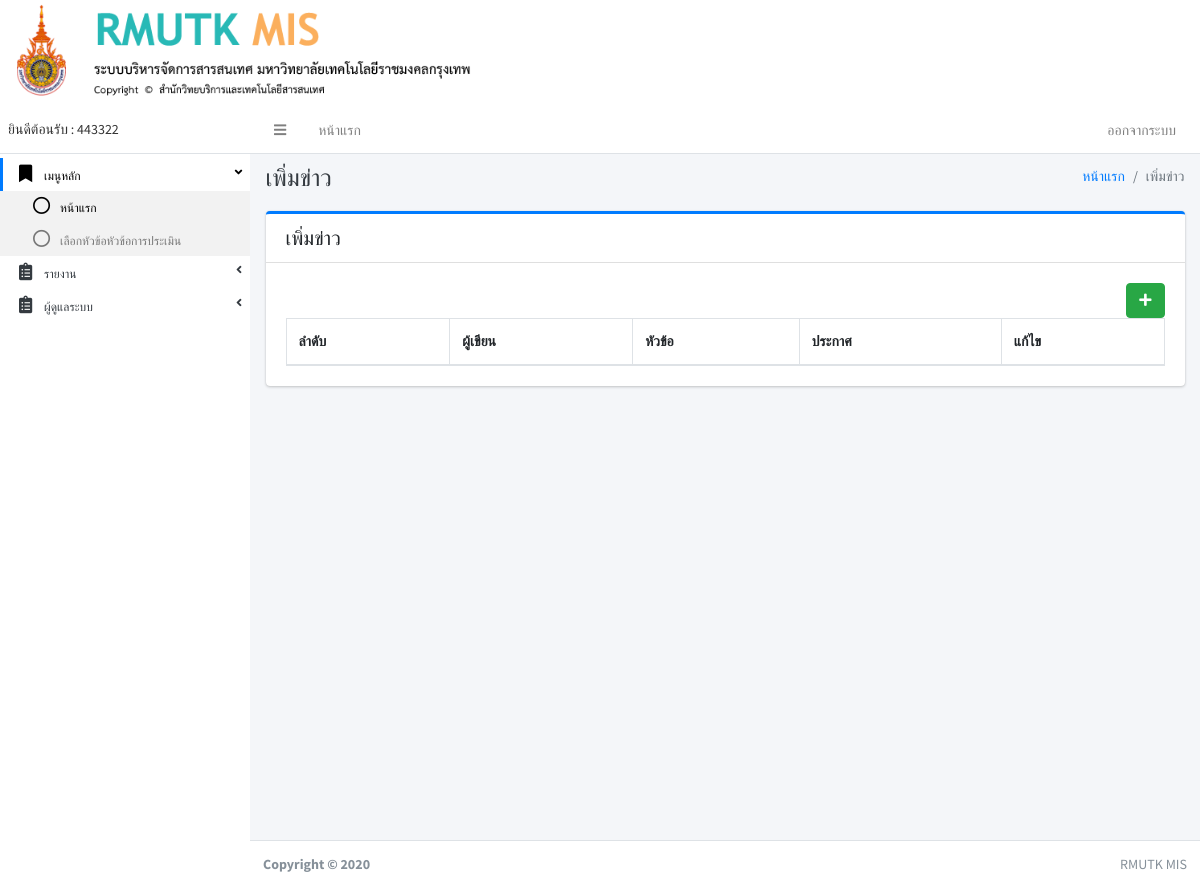
The app's page /index.php?pa7 (signed in), older data.
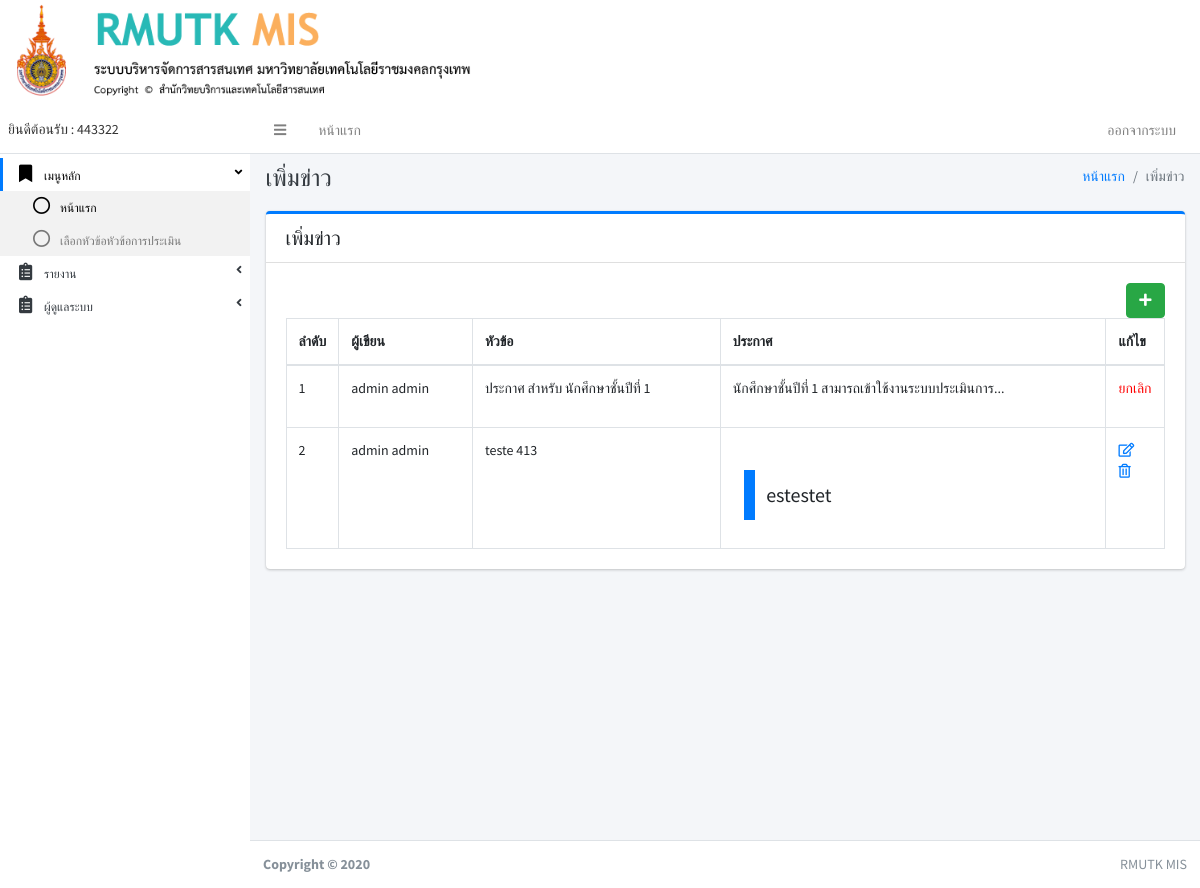
The same page, newer data.
### tables this page shows
CREATE TABLE IF NOT EXISTS `news` (
`n_id` int(11) NOT NULL,
  `n_user_id` int(11) NOT NULL,
  `n_head` varchar(250) NOT NULL,
  `n_detail` varchar(2500) NOT NULL,
  `n_status` int(11) NOT NULL
);

CREATE TABLE IF NOT EXISTS `user` (
`user_id` int(11) NOT NULL,
  `first_name` varchar(150) NOT NULL,
  `last_name` varchar(150) NOT NULL,
  `username` varchar(150) NOT NULL,
  `password` varchar(150) NOT NULL,
  `user_tumn` varchar(250) NOT NULL,
  `user_status` int(11) NOT NULL
);

### page/pa7_news.php (the view, shortened to what this page needs)
<div class="content-header">
	<div class="container-fluid">
		<div class="row mb-2">
			<div class="col-sm-6">
				<h1 class="m-0 text-dark">เพิ่มข่าว</h1>
			</div>
			<div class="col-sm-6">
				<ol class="breadcrumb float-sm-right">
					<li class="breadcrumb-item"><a href="#">หน้าแรก</a></li>
					<li class="breadcrumb-item active">เพิ่มข่าว</li>
				</ol>
			</div>
		</div>
	</div>
</div>
<div class="content">
	<div class="container-fluid">
		<div class="row">
			<div class="col-lg-12">
				<div class="card card-primary card-outline ">
					<div class="card-header noprint">
						<h5 class="m-0">เพิ่มข่าว</h5>
					</div>
					<div class="card-body">
						<?php if (isset($_GET['add_new'])):
							$user_id = $_SESSION["USER_ID"];
							?>
							<form action="page/pa7_news_db.php" method="post">
								<input type="hidden" name="user_id" value="<?php echo($user_id) ?>">
								<input type="hidden" name="add_new">
								<input type="text" name="n_head" class="form-control" value="" required><br>
								<textarea class="textarea" name="new_detail" required placeholder="Place some text here"
								style="width: 100%; height: 200px; font-size: 14px; line-height: 18px; border: 1px solid #dddddd; padding: 10px;">
							</textarea>
					<div class="card-footer">
						<button class="btn btn-primary noprint" type="submit" >บันทึก</button>
						<a type="submit" class="btn btn-danger" href="./index.php?pa7" >ยกเลิก</a>
					</div>
						</form>
					<?php else:
						include './conn.php';
						$sqlhnew=" SELECT * FROM news ";
						$qryhnew = mysqli_query($conn,$sqlhnew);
						?>
						<a href="./index.php?pa7&add_new" class="btn btn-success float-right" ><i class="fas fa-plus"></i></a>
						<table id="example1" class="table table-bordered table-hover">
							<thead>
								<tr>
									<th>ลำดับ</th>
									<th>ผู้เขียน</th>
									<th>หัวข้อ</th>
									<th>ประกาศ</th>
									<th>แก้ไข</th>
								</tr>
							</thead>
							<tbody>
								<?php
								$i = 1;
								while ($rownew = $qryhnew->fetch_array()) {
									$nid = $rownew['n_id'];
									$uid = $rownew['n_user_id'];
									$sqlhuser =" SELECT * FROM user where user_id =".$uid;
									$qryhuser = mysqli_query($conn,$sqlhuser);
									$rowuser = mysqli_fetch_assoc($qryhuser);
									?>
									<tr>
										<td width="5px"><?php echo $i; ?></td>
										<td><?php echo $rowuser['first_name']."  ".$rowuser['last_name']; ?></td>
										<td><?php echo $rownew['n_head']; ?></td>
										<td><?php echo mb_substr($rownew['n_detail'], 0,50,'UTF-8')."..."; ?></td>
										<td width="10px">
											<?php if ($rownew['n_status'] == 1): ?>
												<p style="color: red;" 	>ยกเลิก</p>
												<?php elseif ($rownew['n_status'] == 0): ?>
													<a href="index.php?pa7&edit_new&new_id=<?php echo($nid) ?>"><i class="far fa-edit"></i></a>&nbsp;&nbsp;
													<a href="page/pa7_news_db.php?del_new&new_id=<?php echo($nid) ?>"><i class="far fa-trash-alt"></i></a>
												<?php endif ?>
											</td>
										</tr>
										<?php
										$i++;
									} ?>
								</tbody>
							</table>
						<?php endif ?>
					</div>
				</div>
			</div>
		</div>
	</div>
</div>

### index.php (shortened to what this page needs)
<!DOCTYPE html>
<html lang="en">
<head>
  <link rel="stylesheet" href="adminlte3/plugins/fontawesome-free/css/all.min.css">
  <link rel="stylesheet" href="adminlte3/plugins/datatables-bs4/css/dataTables.bootstrap4.css">
  <link rel="stylesheet" href="adminlte3/dist/css/adminlte.min.css">
  <link rel="stylesheet" href="adminlte3/plugins/summernote/summernote-bs4.css">
  <link rel="stylesheet" type="text/css" href="css/cuttom.css">
</head>
<body class="hold-transition sidebar-mini text-sm ">
  <?php include 'banner.php'; ?>
  <div class="wrapper">
    <?php
    include 'navbar.php';
    include 'sidebar.php';
    ?>
    <div class="content-wrapper">
      <?php
      if (isset($_GET['pa1'])) {
        include 'page/pa1.php';
      }elseif (isset($_GET['pa2'])) {
        include 'page/pa2.php';
      }elseif (isset($_GET['pa3'])) {
        include 'page/pa3.php';
      }elseif (isset($_GET['pa4'])) {
        include 'page/pa4.php';
      }elseif (isset($_GET['pa5'])) {
        include 'page/pa5.php';
      }elseif (isset($_GET['pa6'])) {
        include 'page/pa6.php';
      }elseif (isset($_GET['pa7'])) {
        include 'page/pa7_news.php';
      }elseif (isset($_GET['pa8'])) {
        include 'page/pa8_user.php';
      }else{
        include 'new.php';
      }
      ?>
    </div>
    <footer class="main-footer noprint">
      <div class="float-right d-none d-sm-inline">
        RMUTK MIS
      </div>
      <strong>Copyright &copy; 2020 </strong>
    </footer>
  </div>
</body>
</html>

### banner.php
<div class="row noprint">
<img src="img/logo.png" class="col-md-5 " >
</div>

### navbar.php (shortened to what this page needs)
<nav class="main-header navbar navbar-expand navbar-white navbar-light">
  <ul class="navbar-nav">
    <li class="nav-item">
      <a class="nav-link" data-widget="pushmenu" href="#"><i class="fas fa-bars"></i></a>
    </li>
    <li class="nav-item d-none d-sm-inline-block">
      <a href="index.php" class="nav-link">หน้าแรก</a>
    </li>
    </ul>
    <ul class="navbar-nav ml-auto">
      <li class="nav-item d-none d-sm-inline-block">
        <?php if (!isset($_SESSION["USERNAME"])):
          ?>
          <a href="./home" class="nav-link">เข้าสู่ระบบ</a>
          <?php else: ?>
            <a data-toggle="modal" data-target="#LogoutModal" class="nav-link">ออกจากระบบ</a>
          <?php endif ?>
        </li>
      </ul>
    </nav>

### sidebar.php (shortened to what this page needs)
<aside class="main-sidebar sidebar-light-primary">
  <a href="#" class="brand-link">
    <span class="brand-text font-weight-light"><b>
      <?php if (isset($_SESSION["USERNAME"])){
        $user = $_SESSION["USERNAME"];
        include './conn.php';
        $sqlhusercc=" SELECT * FROM user WHERE username =".$user;
        $qryhusercc = mysqli_query($conn,$sqlhusercc);
        $rowhusercc = mysqli_fetch_assoc($qryhusercc);
        $status = $rowhusercc['user_status'];
        echo "ยินดีต้อนรับ : ".$user;
        ?>
      <?php }else{ ?>
        &nbsp;
      <?php } ?>
    </b></span>
  </a>
  <div class="sidebar text-xs">
    <nav class="mt-2">
      <ul class="nav nav-pills nav-sidebar nav-compact nav-child-indent nav-legacy flex-column" data-widget="treeview" role="menu" data-accordion="false">
         <li class="nav-item has-treeview menu-open">
          <a href="#" class="nav-link active">
            <i class="nav-icon fas fa-bookmark"></i>
            <p>
              เมนูหลัก
              <i class="right fas fa-angle-left"></i>
            </p>
          </a>
          <ul class="nav nav-treeview">
            <li class="nav-item">
              <a href="index.php?tables" class="nav-link active">
                <i class="far fa-circle nav-icon"></i>
                <p>หน้าแรก</p>
              </a>
            </li>
            <li class="nav-item">
              <a href="index.php?pa5" class="nav-link">
                <i class="far fa-circle nav-icon"></i>
                <p>เลือกหัวข้อหัวข้อการประเมิน</p>
              </a>
            </li>
          </ul>
        </li>
        <li class="nav-item">
          <a href="#" class="nav-link">
            <i class="nav-icon fas fa-clipboard-list"></i>
            <p>
              รายงาน
              <i class="right fas fa-angle-left"></i>
            </p>
          </a>
        </li>
        <?php if ($status == 1): ?>
          <li class="nav-item">
            <a href="#" class="nav-link">
              <i class="nav-icon fas fa-clipboard-list"></i>
              <p>
                ผู้ดูแลระบบ
                <i class="right fas fa-angle-left"></i>
              </p>
            </a>
          </li>
          <?php else: ?>
          <?php endif ?>
        </ul>
      </nav>
    </div>
  </aside>

Row changes from the older to the newer data that the page shows:
added news: user.first_name "admin", user.last_name "admin", n_head "ประกาศ สำหรับ นักศึกษาชั้นปีที่ 1", n_detail "นักศึกษาชั้นปีที่ 1 สามารถเข้าใช้งานระบบประเมินการ", n_status "ยกเลิก"
added news: user.first_name "admin", user.last_name "admin", n_head "teste 413", n_detail "estestet"
